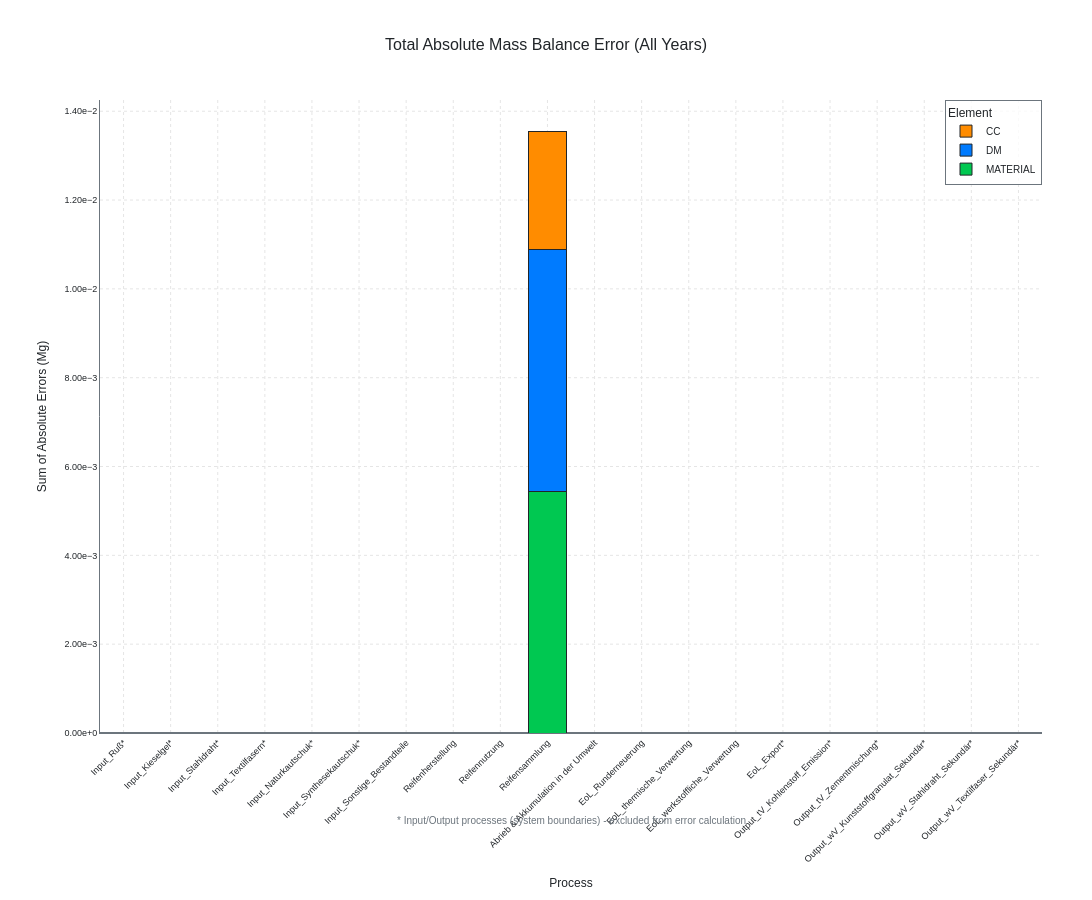

Source (notebook cell):
### Markdown cell above
## 2.3 Mass Balance Verification

### Code cell
print(format_header("MASS BALANCE VERIFICATION (BASELINE)", level=2))
plotting.plot_total_mass_balance_error(mfa_results_baseline)
plotting.plot_optimized_mass_balance_error(mfa_results_baseline)

### Figure 1 — Plotly figure (JSON) as saved in the notebook; plotly's stock layout.template omitted (floating-point values rounded to 4 significant figures)
{"data": [{"hovertemplate": "<b>%{x}</b><br>MATERIAL: %{y:.2e} Mg<extra></extra>", "marker": {"color": "#00C851", "line": {"color": "#212529", "width": 1}}, "name": "MATERIAL", "type": "bar", "x": ["Input_Ruß*", "Input_Kieselgel*", "Input_Stahldraht*", "Input_Textilfasern*", "Input_Naturkautschuk*", "Input_Synthesekautschuk*", "Input_Sonstige_Bestandteile", "Reifenherstellung", "Reifennutzung", "Reifensammlung", "Abrieb & Akkumulation in der Umwelt", "EoL_Runderneuerung", "EoL_thermische_Verwertung", "EoL_werkstoffliche_Verwertung", "EoL_Export*", "Output_tV_Kohlenstoff_Emission*", "Output_tV_Zementmischung*", "Output_wV_Kunststoffgranulat_Sekundär*", "Output_wV_Stahldraht_Sekundär*", "Output_wV_Textilfaser_Sekundär*"], "y": [0, 0, 0, 0, 0, 0, 0, 0, 0, 0.005443, 0, 0, 2.91e-11, 9.095e-11, 0, 0, 0, 0, 0, 0]}, {"hovertemplate": "<b>%{x}</b><br>DM: %{y:.2e} Mg<extra></extra>", "marker": {"color": "#007BFF", "line": {"color": "#212529", "width": 1}}, "name": "DM", "type": "bar", "x": ["Input_Ruß*", "Input_Kieselgel*", "Input_Stahldraht*", "Input_Textilfasern*", "Input_Naturkautschuk*", "Input_Synthesekautschuk*", "Input_Sonstige_Bestandteile", "Reifenherstellung", "Reifennutzung", "Reifensammlung", "Abrieb & Akkumulation in der Umwelt", "EoL_Runderneuerung", "EoL_thermische_Verwertung", "EoL_werkstoffliche_Verwertung", "EoL_Export*", "Output_tV_Kohlenstoff_Emission*", "Output_tV_Zementmischung*", "Output_wV_Kunststoffgranulat_Sekundär*", "Output_wV_Stahldraht_Sekundär*", "Output_wV_Textilfaser_Sekundär*"], "y": [0, 0, 0, 0, 0, 0, 0, 0, 0, 0.005443, 0, 0, 2.91e-11, 9.095e-11, 0, 0, 0, 0, 0, 0]}, {"hovertemplate": "<b>%{x}</b><br>CC: %{y:.2e} Mg<extra></extra>", "marker": {"color": "#FF8C00", "line": {"color": "#212529", "width": 1}}, "name": "CC", "type": "bar", "x": ["Input_Ruß*", "Input_Kieselgel*", "Input_Stahldraht*", "Input_Textilfasern*", "Input_Naturkautschuk*", "Input_Synthesekautschuk*", "Input_Sonstige_Bestandteile", "Reifenherstellung", "Reifennutzung", "Reifensammlung", "Abrieb & Akkumulation in der Umwelt", "EoL_Runderneuerung", "EoL_thermische_Verwertung", "EoL_werkstoffliche_Verwertung", "EoL_Export*", "Output_tV_Kohlenstoff_Emission*", "Output_tV_Zementmischung*", "Output_wV_Kunststoffgranulat_Sekundär*", "Output_wV_Stahldraht_Sekundär*", "Output_wV_Textilfaser_Sekundär*"], "y": [0, 0, 0, 0, 0, 0, 0, 0, 0, 0.002653, 0, 0, 7.276e-12, 3.456e-11, 0, 0, 0, 0, 0, 0]}], "layout": {"annotations": [{"font": {"color": "#6C757D", "size": 10}, "showarrow": false, "text": "* Input/Output processes (system boundaries) - excluded from error calculation", "x": 0.5, "xanchor": "center", "xref": "paper", "y": -0.15, "yref": "paper"}], "barmode": "stack", "font": {"color": "#212529", "family": "Arial, sans-serif", "size": 10}, "height": 900, "legend": {"bgcolor": "rgba(255,255,255,0.8)", "bordercolor": "#6C757D", "borderwidth": 1, "font": {"size": 10}, "orientation": "v", "title": {"font": {"size": 12}, "text": "Element"}, "x": 1, "xanchor": "right", "y": 1, "yanchor": "top"}, "margin": {"b": 100, "l": 100, "r": 50, "t": 100}, "paper_bgcolor": "#FFFFFF", "plot_bgcolor": "#FFFFFF", "title": {"font": {"color": "#212529", "family": "Arial, sans-serif", "size": 16}, "text": "Total Absolute Mass Balance Error (All Years)", "x": 0.5, "xanchor": "center"}, "width": 1200, "xaxis": {"gridcolor": "#E5E5E5", "griddash": "dot", "gridwidth": 1, "linecolor": "#6C757D", "linewidth": 1, "tickangle": -45, "tickfont": {"color": "#212529", "family": "Arial, sans-serif", "size": 9}, "title": {"font": {"color": "#212529", "family": "Arial, sans-serif", "size": 12}, "text": "Process"}, "zeroline": true, "zerolinecolor": "#6C757D"}, "yaxis": {"gridcolor": "#E5E5E5", "griddash": "dot", "gridwidth": 1, "linecolor": "#6C757D", "linewidth": 1, "rangemode": "tozero", "tickfont": {"color": "#212529", "family": "Arial, sans-serif", "size": 9}, "tickformat": ".2e", "title": {"font": {"color": "#212529", "family": "Arial, sans-serif", "size": 12}, "text": "Sum of Absolute Errors (Mg)"}, "zeroline": true, "zerolinecolor": "#6C757D"}}}
